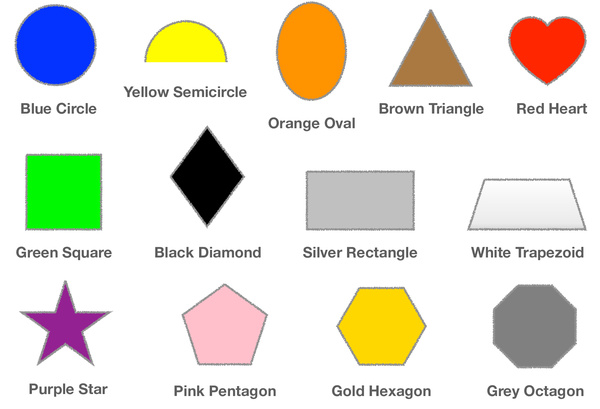
#> input picture shapes.jpg, 600 x 409 px
$ python shape_detector.py
#> lines starting #> are read from the running program, lines starting #| are printed output that depends on the picture; after the words box and inside, x2 and y2 are one past the last pixel; in counts of white or black regions, pixels touching at a corner belong together
import cv2
import numpy as np
#Pink, yellow, green, orange


def pink_thresh(img):
    result = img.copy()
    hsv_img = cv2.cvtColor(img, cv2.COLOR_BGR2HSV)
    # lower boundary RED color range values; Hue (0 - 10)
    lower1 = np.array([0, 40, 20])
    upper1 = np.array([10, 180, 255])

    # upper boundary RED color range values; Hue (160 - 180)
    lower2 = np.array([150,40,20])
    upper2 = np.array([179,180,255])

    lower_mask = cv2.inRange(hsv_img, lower1, upper1)
    upper_mask = cv2.inRange(hsv_img, lower2, upper2)
    full_mask = lower_mask + upper_mask
    result = cv2.bitwise_and(result, result, mask=full_mask)
    return cv2.cvtColor(result, cv2.COLOR_BGR2GRAY)

def green_thresh(img):
    hsv_img = cv2.cvtColor(img, cv2.COLOR_BGR2HSV)
    lower = np.array([40, 30, 20])
    upper = np.array([75, 255, 255])
    mask = cv2.inRange(hsv_img, lower, upper)
    return mask

def yellow_thresh(img):
    hsv_img = cv2.cvtColor(img, cv2.COLOR_BGR2HSV)
    lower = np.array([25, 30, 20])
    upper = np.array([35, 255, 255])
    mask = cv2.inRange(hsv_img, lower, upper)
    return mask

def orange_thresh(img):
    hsv_img = cv2.cvtColor(img, cv2.COLOR_BGR2HSV)
    lower = np.array([15, 200, 20])
    upper = np.array([22, 255, 255])
    mask = cv2.inRange(hsv_img, lower, upper)
    return mask

def detect_shapes(mask):
    # cv2.imshow("mask",mask)
    # cv2.waitKey()
    conts, _ = cv2.findContours(mask, cv2.RETR_EXTERNAL, cv2.CHAIN_APPROX_NONE)
    conts = sorted(conts, key=cv2.contourArea, reverse=True)
    shapes = []
    for c in conts:
        area = cv2.contourArea(c)
        if (area>1000):
            peri1 = cv2.arcLength(c, True)
            approx1 = cv2.approxPolyDP(c, 0.02*peri1, True)
            # print(len(approx1))
            shapes.append(len(approx1))
    return shapes

def get_shapes(sides, color):
    result = []
    for s in sides:
        match s:
            case 3:
                result.append(f"{color} triangle")
            case 4:
                result.append(f"{color} square")
            case 8:
                result.append(f"{color} circle")
            case _:
                result.append(f"{color} other")
    return result


def get_colors_shapes(img):
    pink_mask = pink_thresh(img)
    orange_mask = orange_thresh(img)
    green_mask = green_thresh(img)
    yellow_mask = yellow_thresh(img)
    pink_shapes = detect_shapes(pink_mask)
    orange_shapes = detect_shapes(orange_mask)
    green_shapes = detect_shapes(green_mask)
    yellow_shapes = detect_shapes(yellow_mask)
    print("Pink shapes are", get_shapes(pink_shapes, "Pink"))
    print("Orange shapes are", get_shapes(orange_shapes, "Orange"))
    print("Green shapes are", get_shapes(green_shapes, "Green"))
    print("Yellow shapes are", get_shapes(yellow_shapes, "Yellow"))

if __name__ == "__main__":
    img = cv2.imread("shapes.jpg")
#> img is the input picture: shape (409, 600, 3); mean B, G, R 214.1, 225.3, 227.6
    get_colors_shapes(img)
#> in pink_thresh, `hsv_img = cv2.cvtColor(img, cv2.COLOR_BGR2HSV)`: hsv_img: shape (409, 600, 3); mean H, S, V 12.9, 31.7, 237.9
#> in pink_thresh, `lower_mask = cv2.inRange(hsv_img, lower1, upper1)`:
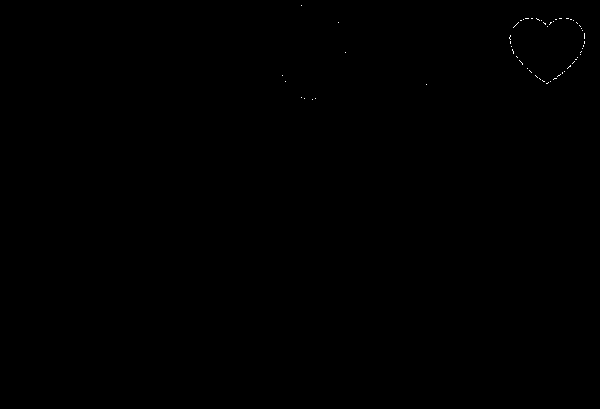
#> lower_mask: shape (409, 600); 0.05% white in thin lines or dots, all inside (x1, y1, x2, y2) = (282, 5, 585, 100)
#> in pink_thresh, `upper_mask = cv2.inRange(hsv_img, lower2, upper2)`:
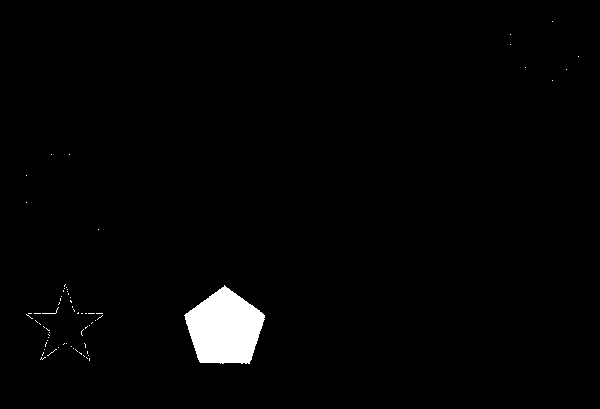
#> upper_mask: shape (409, 600); 1.9% white; 68 white regions (66 under 20 px), largest, box (x1, y1, x2, y2) and area: (184, 285, 265, 364) 4392, (42, 307, 59, 314) 20
#> in pink_thresh, `full_mask = lower_mask + upper_mask`:
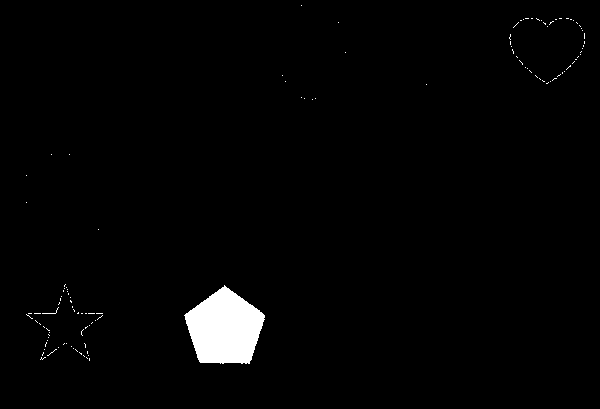
#> full_mask: shape (409, 600); 1.9% white; 118 white regions (116 under 20 px), largest, box (x1, y1, x2, y2) and area: (184, 285, 265, 364) 4392, (42, 307, 59, 314) 20
#> in pink_thresh, `result = cv2.bitwise_and(result, result, mask=full_mask)`:
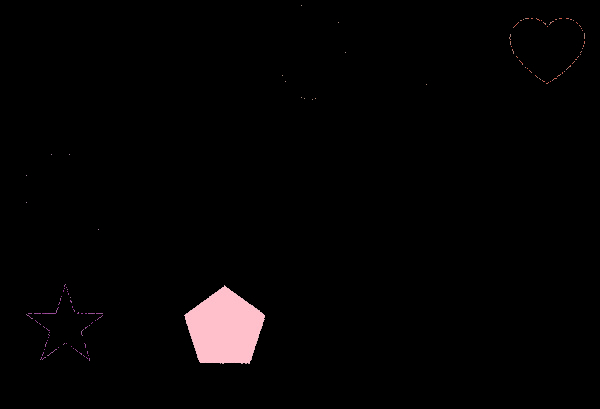
#> result: shape (409, 600, 3); mean B, G, R 3.8, 3.6, 4.8
#> in orange_thresh, `mask = cv2.inRange(hsv_img, lower, upper)`:
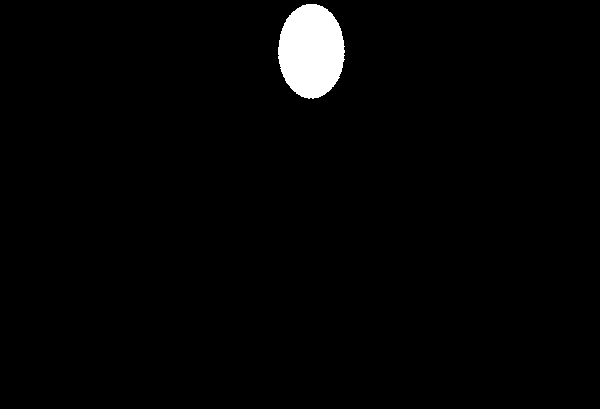
#> mask: shape (409, 600); 2% white; 1 white region, box (x1, y1, x2, y2) and area: (278, 4, 345, 99) 4937
#> in green_thresh, `mask = cv2.inRange(hsv_img, lower, upper)`:
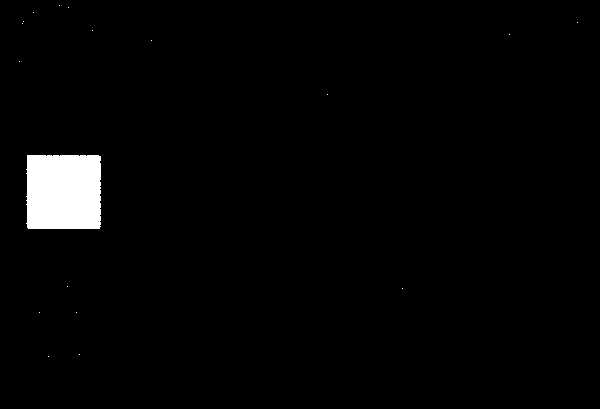
#> mask: shape (409, 600); 2.2% white; 18 white regions (17 under 20 px), largest, box (x1, y1, x2, y2) and area: (26, 155, 101, 229) 5458
#> in yellow_thresh, `mask = cv2.inRange(hsv_img, lower, upper)`:
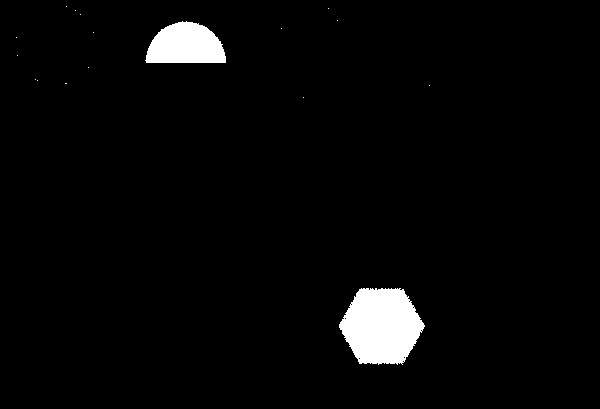
#> mask: shape (409, 600); 3.1% white; 17 white regions (15 under 20 px)
#> in detect_shapes, `conts, _ = cv2.findContours(mask, cv2.RETR_EXTERNAL, cv2.CHAIN_APPROX_..`: conts = 118 contours, 117 with area under 20; largest, box (x1, y1, x2, y2) and area: (184, 285, 265, 364) 4278
#> the loop in detect_shapes, `for c in conts:` made 118 passes
#> (area, peri1) on pass 1: (4277.5, 268)
#> after the loop in detect_shapes, `for c in conts:`: shapes = [5]
#> in detect_shapes (call 2), `conts, _ = cv2.findContours(mask, cv2.RETR_EXTERNAL, cv2.CHAIN_APPROX_..`: conts = 1 contour; box (x1, y1, x2, y2) and area: (278, 4, 345, 99) 4819
#> the loop in detect_shapes (call 2), `for c in conts:` made 1 pass
#> (area, peri1) on pass 1: (4819, 275.4)
#> in get_colors_shapes, `orange_shapes = detect_shapes(orange_mask)`: orange_shapes = [8]
#> in detect_shapes (call 3), `conts, _ = cv2.findContours(mask, cv2.RETR_EXTERNAL, cv2.CHAIN_APPROX_..`: conts = 18 contours, 17 with area under 20; largest, box (x1, y1, x2, y2) and area: (26, 155, 101, 229) 5312
#> in get_colors_shapes, `green_shapes = detect_shapes(green_mask)`: green_shapes = [4]
#> in detect_shapes (call 4), `conts, _ = cv2.findContours(mask, cv2.RETR_EXTERNAL, cv2.CHAIN_APPROX_..`: conts = 17 contours, 15 with area under 20; largest, box (x1, y1, x2, y2) and area: (339, 288, 425, 365) 4756, (145, 21, 226, 63) 2503
#> in get_colors_shapes, `yellow_shapes = detect_shapes(yellow_mask)`: yellow_shapes = [6, 5]
#> the loop in get_shapes, `for s in sides:` made 1 pass
#| Pink shapes are ['Pink other']
#> the loop in get_shapes (call 2), `for s in sides:` made 1 pass
#| Orange shapes are ['Orange circle']
#| Green shapes are ['Green square']
#| Yellow shapes are ['Yellow other', 'Yellow other']
